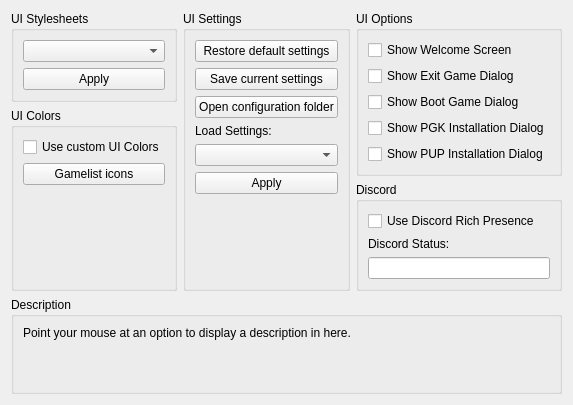
     <widget class="QWidget" name="guiTab">
      <attribute name="title">
       <string>GUI</string>
      </attribute>
      <layout class="QVBoxLayout" name="verticalLayout_43">
       <item>
        <layout class="QHBoxLayout" name="horizontalLayout_2" stretch="1,1,1">
         <item>
          <layout class="QVBoxLayout" name="verticalLayout_9">
           <item>
            <widget class="QGroupBox" name="gb_stylesheets">
             <property name="title">
              <string>UI Stylesheets</string>
             </property>
             <layout class="QVBoxLayout" name="verticalLayout_55">
              <item>
               <widget class="QComboBox" name="combo_stylesheets"/>
              </item>
              <item>
               <widget class="QPushButton" name="pb_apply_stylesheet">
                <property name="text">
                 <string>Apply</string>
                </property>
               </widget>
              </item>
             </layout>
            </widget>
           </item>
           <item>
            <layout class="QVBoxLayout" name="verticalLayout_10">
             <item>
              <widget class="QGroupBox" name="gb_colors">
               <property name="title">
                <string>UI Colors</string>
               </property>
               <layout class="QVBoxLayout" name="verticalLayout_13">
                <item>
                 <widget class="QCheckBox" name="cb_custom_colors">
                  <property name="text">
                   <string>Use custom UI Colors</string>
                  </property>
                 </widget>
                </item>
                <item>
                 <widget class="QPushButton" name="pb_gl_icon_color">
                  <property name="text">
                   <string>Gamelist icons</string>
                  </property>
                 </widget>
                </item>
                <item>
                 <spacer name="verticalSpacer_5">
                  <property name="orientation">
                   <enum>Qt::Vertical</enum>
                  </property>
                  <property name="sizeType">
                   <enum>QSizePolicy::MinimumExpanding</enum>
                  </property>
                  <property name="sizeHint" stdset="0">
                   <size>
                    <width>0</width>
                    <height>0</height>
                   </size>
                  </property>
                 </spacer>
                </item>
               </layout>
              </widget>
             </item>
            </layout>
           </item>
          </layout>
         </item>
         <item>
          <layout class="QVBoxLayout" name="verticalLayout_8">
           <item>
            <widget class="QGroupBox" name="gb_settings">
             <property name="title">
              <string>UI Settings</string>
             </property>
             <layout class="QVBoxLayout" name="verticalLayout_42">
              <item>
               <widget class="QPushButton" name="pb_reset_default">
                <property name="text">
                 <string>Restore default settings</string>
                </property>
               </widget>
              </item>
              <item>
               <widget class="QPushButton" name="pb_backup_config">
                <property name="text">
                 <string>Save current settings</string>
                </property>
               </widget>
              </item>
              <item>
               <widget class="QPushButton" name="pb_open_folder">
                <property name="text">
                 <string>Open configuration folder</string>
                </property>
               </widget>
              </item>
              <item>
               <widget class="QLabel" name="label">
                <property name="text">
                 <string>Load Settings:</string>
                </property>
               </widget>
              </item>
              <item>
               <widget class="QComboBox" name="combo_configs"/>
              </item>
              <item>
               <widget class="QPushButton" name="pb_apply_config">
                <property name="text">
                 <string>Apply</string>
                </property>
               </widget>
              </item>
              <item>
               <spacer name="verticalSpacer_15">
                <property name="orientation">
                 <enum>Qt::Vertical</enum>
                </property>
                <property name="sizeType">
                 <enum>QSizePolicy::MinimumExpanding</enum>
                </property>
                <property name="sizeHint" stdset="0">
                 <size>
                  <width>0</width>
                  <height>0</height>
                 </size>
                </property>
               </spacer>
              </item>
             </layout>
            </widget>
           </item>
          </layout>
         </item>
         <item>
          <layout class="QVBoxLayout" name="verticalLayout_66">
           <item>
            <widget class="QGroupBox" name="gb_gui_options">
             <property name="title">
              <string>UI Options</string>
             </property>
             <layout class="QVBoxLayout" name="verticalLayout_65">
              <item>
               <widget class="QCheckBox" name="cb_show_welcome">
                <property name="text">
                 <string>Show Welcome Screen</string>
                </property>
               </widget>
              </item>
              <item>
               <widget class="QCheckBox" name="cb_show_exit_game">
                <property name="text">
                 <string>Show Exit Game Dialog</string>
                </property>
               </widget>
              </item>
              <item>
               <widget class="QCheckBox" name="cb_show_boot_game">
                <property name="text">
                 <string>Show Boot Game Dialog</string>
                </property>
               </widget>
              </item>
              <item>
               <widget class="QCheckBox" name="cb_show_pkg_install">
                <property name="text">
                 <string>Show PGK Installation Dialog</string>
                </property>
               </widget>
              </item>
              <item>
               <widget class="QCheckBox" name="cb_show_pup_install">
                <property name="text">
                 <string>Show PUP Installation Dialog</string>
                </property>
               </widget>
              </item>
              <item>
               <spacer name="verticalSpacer_17">
                <property name="orientation">
                 <enum>Qt::Vertical</enum>
                </property>
                <property name="sizeType">
                 <enum>QSizePolicy::MinimumExpanding</enum>
                </property>
                <property name="sizeHint" stdset="0">
                 <size>
                  <width>0</width>
                  <height>0</height>
                 </size>
                </property>
               </spacer>
              </item>
             </layout>
            </widget>
           </item>
           <item>
            <widget class="QGroupBox" name="gb_discord">
             <property name="title">
              <string>Discord</string>
             </property>
             <layout class="QVBoxLayout" name="verticalLayout_68">
              <item>
               <widget class="QCheckBox" name="useRichPresence">
                <property name="text">
                 <string>Use Discord Rich Presence</string>
                </property>
               </widget>
              </item>
              <item>
               <widget class="QLabel" name="label_discordState">
                <property name="text">
                 <string>Discord Status:</string>
                </property>
               </widget>
              </item>
              <item>
               <widget class="QLineEdit" name="discordState">
                <property name="sizePolicy">
                 <sizepolicy hsizetype="MinimumExpanding" vsizetype="Fixed">
                  <horstretch>0</horstretch>
                  <verstretch>0</verstretch>
                 </sizepolicy>
                </property>
                <property name="maxLength">
                 <number>128</number>
                </property>
               </widget>
              </item>
             </layout>
            </widget>
           </item>
          </layout>
         </item>
        </layout>
       </item>
       <item>
        <spacer name="verticalSpacer_16">
         <property name="orientation">
          <enum>Qt::Vertical</enum>
         </property>
         <property name="sizeType">
          <enum>QSizePolicy::MinimumExpanding</enum>
         </property>
         <property name="sizeHint" stdset="0">
          <size>
           <width>0</width>
           <height>0</height>
          </size>
         </property>
        </spacer>
       </item>
       <item>
        <widget class="QGroupBox" name="groupBox_64">
         <property name="title">
          <string>Description</string>
         </property>
         <layout class="QVBoxLayout" name="verticalLayout_64">
          <item>
           <widget class="QLabel" name="description_gui">
            <property name="text">
             <string>Point your mouse at an option to display a description in here.


</string>
            </property>
            <property name="textFormat">
             <enum>Qt::PlainText</enum>
            </property>
            <property name="alignment">
             <set>Qt::AlignLeading|Qt::AlignLeft|Qt::AlignTop</set>
            </property>
            <property name="wordWrap">
             <bool>true</bool>
            </property>
           </widget>
          </item>
         </layout>
        </widget>
       </item>
      </layout>
     </widget>
